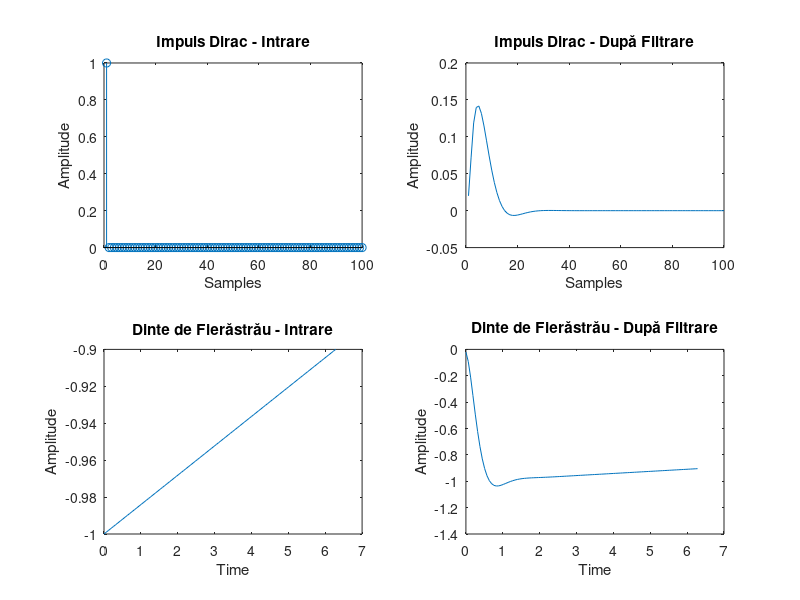

The MATLAB script that drew this image:
% 1. Parametri
N = 100;             % Numărul de puncte
omega = 0.05;        % Frecvența dorită

% 2. Generarea semnalelor de intrare
% Impuls Dirac
impuls_dirac = zeros(1, N);
impuls_dirac(1) = 1;

% Semnal dinte de fierăstrău
t = linspace(0, 2*pi, N);
sawtooth_signal = sawtooth(omega * t);

% 3. Definirea filtrului
% Filtru Butterworth trece-jos de ordin 2, cu frecvența de tăiere 0.1 (arbitrar ales)
[b, a] = butter(2, 0.1);

% 4. Aplicarea filtrului în domeniul frecvenței
% a) Filtrare pentru impuls Dirac
filtered_impulse = filter(b, a, impuls_dirac);

% b) Filtrare pentru semnalul dinte de fierăstrău
filtered_sawtooth = filter(b, a, sawtooth_signal);

% 5. Vizualizarea rezultatelor
figure;
subplot(2, 2, 1);
stem(impuls_dirac);
title('Impuls Dirac - Intrare');
xlabel('Samples');
ylabel('Amplitude');

subplot(2, 2, 2);
plot(filtered_impulse);
title('Impuls Dirac - După Filtrare');
xlabel('Samples');
ylabel('Amplitude');

subplot(2, 2, 3);
plot(t, sawtooth_signal);
title('Dinte de Fierăstrău - Intrare');
xlabel('Time');
ylabel('Amplitude');

subplot(2, 2, 4);
plot(t, filtered_sawtooth);
title('Dinte de Fierăstrău - După Filtrare');
xlabel('Time');
ylabel('Amplitude');
